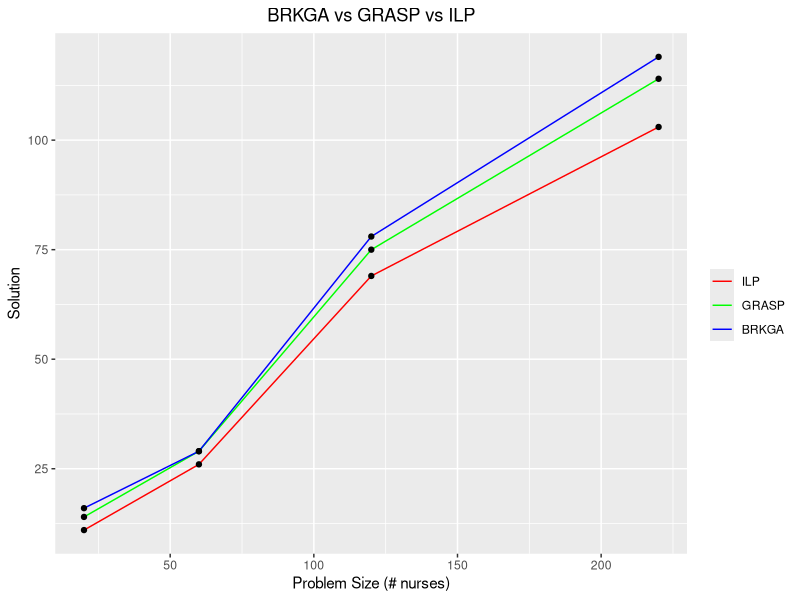
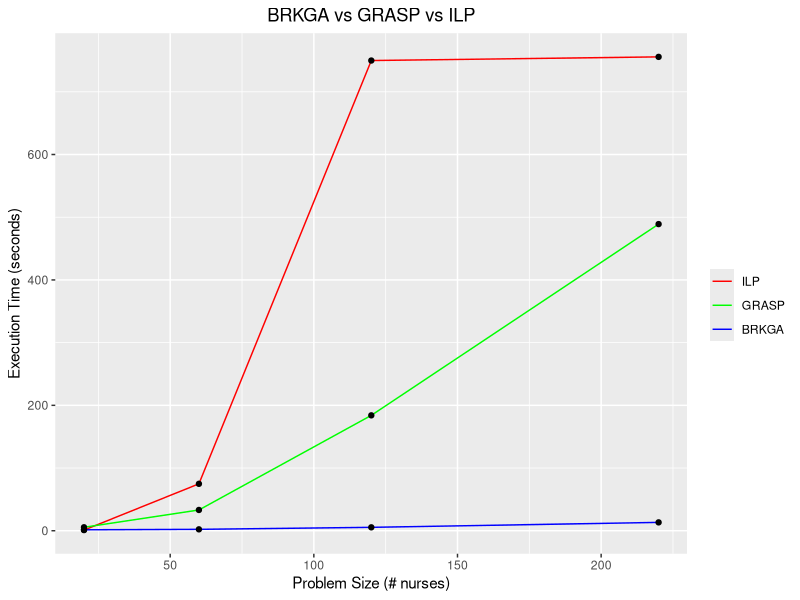
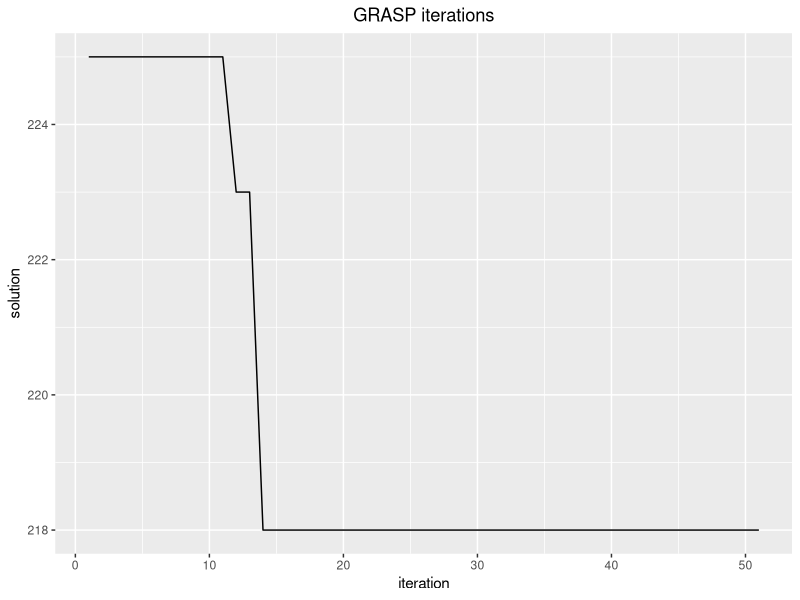
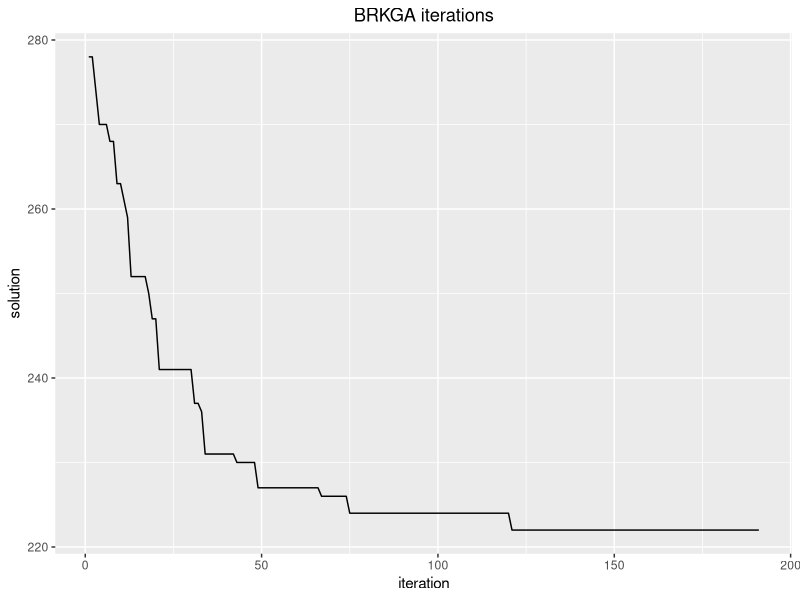
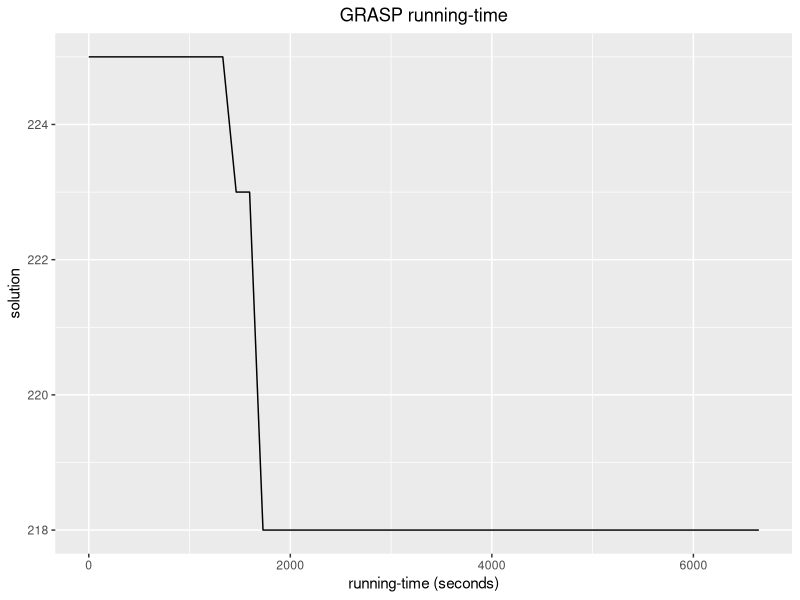
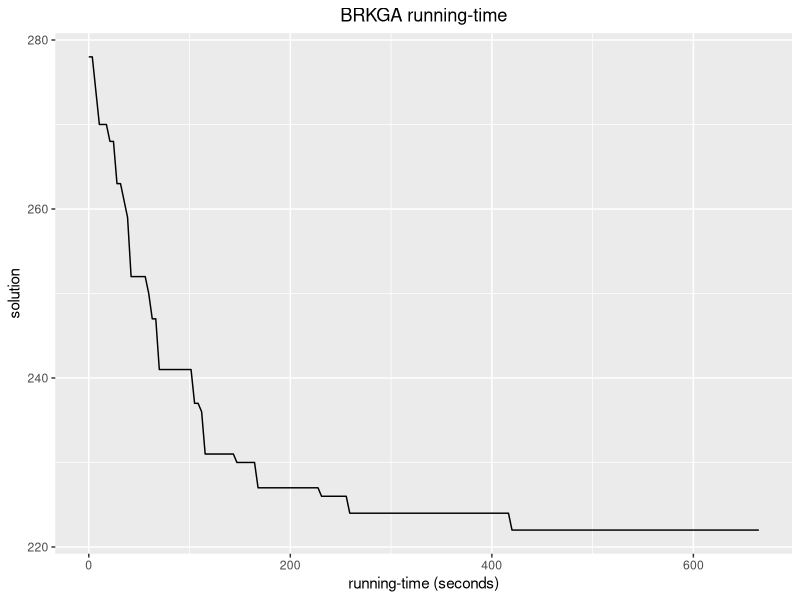

The R script that drew these images, in order: (Note: this script raises an error after producing the figures.)
install.packages("ggplot2")
library(ggplot2)

# grasp parameters
alpha <- .4
iteration <- 20

#BRKGA parameters
mutant <- .2
elite <- .2
inheritance <- .6
numIndividual <- c(100,300) # a = 5. n = size of chromsomoe
numGeneration <- 100

#size of dataset
nNurses <- c(20,60,120)
minHours <- c(5,4,4)
maxHours <- c(9,10,10)
maxConsec <- c(3,4,5)
maxPresence <- c(14,12,12)

#------ OPL vs Grasp vs Brkga ------#
size <- c(20,60,120,220)

olpTime <- c(1.03,74.81,749.86,755.69)
olpSol <- c(11,26,69,103)
 
graspTime <- c(5.5,33.1,184.0,489)
graspSol <- c(14,29,75,114)

brkgaTime <- c(1.5,2.2,5.4,13.3)
brkgaSol <- c(16,29,78,119)

# solution chart
compareSolDF <- data.frame(size,olpSol,graspSol,brkgaSol)
ggplot(compareSolDF, aes(size)) + # basic graphical object
  geom_line(aes(y=olpSol, colour="ILP")) +  # first layer
  geom_line(aes(y=graspSol, colour="GRASP")) + # second layer
  geom_line(aes(y=brkgaSol, colour="BRKGA")) + # second layer
  ylab("Solution") + xlab("Problem Size (# nurses)") + 
  labs(title="BRKGA vs GRASP vs ILP")+
  scale_colour_manual("", 
                    breaks = c("ILP", "GRASP", "BRKGA"),
                    values = c("red", "green", "blue"))+
  theme(plot.title = element_text(hjust = 0.5))+geom_point(aes(y=olpSol))+
  geom_point(aes(y=graspSol))+geom_point(aes(y=brkgaSol))


#time chart
compareTimeDF <- data.frame(size,olpTime,graspTime,brkgaTime)
ggplot(compareTimeDF, aes(size)) + # basic graphical object
  geom_line(aes(y=olpTime, colour="ILP")) +  # first layer
  geom_line(aes(y=graspTime, colour="GRASP")) + # second layer
  geom_line(aes(y=brkgaTime, colour="BRKGA")) + # second layer
  ylab("Execution Time (seconds)") + xlab("Problem Size (# nurses)") + 
  labs(title="BRKGA vs GRASP vs ILP")+
  scale_colour_manual("", 
                      breaks = c("ILP", "GRASP", "BRKGA"),
                      values = c("red", "green", "blue"))+
  theme(plot.title = element_text(hjust = 0.5)) +geom_point(aes(y=olpTime))+
  geom_point(aes(y=graspTime))+geom_point(aes(y=brkgaTime))
  

#------ Grasp vs Brkga ------#
#solB <- c(1134, 1098, 1076, 1050, 1029, 1029, 1003, 990, 990, 974, 969, 969, 961, 956, 951, 951, 950, 949, 949, 929, 916, 916, 916, 916, 916, 913, 913, 912, 907, 907, 904, 904, 904, 904, 898, 897, 897, 897, 896, 888, 888, 888, 887, 883, 883, 883, 883, 883, 883, 883, 883, 883, 883, 883, 883, 883, 880, 880, 880, 880, 880, 878, 878, 875, 875, 875, 875, 875, 872, 872, 871, 871, 871, 868, 868, 864, 863, 863, 863, 863, 863, 863, 862, 862, 862, 860, 859, 859, 859, 859, 858, 857, 856, 856, 856, 855, 855, 855, 855, 855, 855, 854, 854, 852, 852, 852, 852, 852, 852, 852, 852, 852, 851, 850, 850, 850, 848, 848, 848, 848, 848, 848, 848, 848, 846, 846, 846, 843, 843, 843, 843, 843, 843, 843, 843, 842, 842, 839, 839, 839, 839, 839, 837, 837, 837, 837, 837, 837, 836, 836, 836, 836, 836, 834, 834, 834, 834, 834, 834, 834, 833, 833, 833, 833, 833, 833, 833, 833, 831, 831, 831, 831, 831, 831, 830, 830, 830, 830, 830, 830, 830, 828, 828, 826, 826, 826, 826, 826, 826, 826, 826, 826, 826, 826, 825, 824, 822, 822, 822, 822, 822, 822, 822, 822, 822, 822, 821, 821, 820, 820, 820, 820, 820, 820, 820, 820, 820, 820, 820, 820, 820, 819, 819, 819, 819, 819, 819, 819, 819, 818, 818, 818, 818, 818, 818, 818, 818, 818, 818, 818, 818, 818, 818, 818, 818, 818, 818, 818, 818, 817, 817, 817, 817, 817, 817, 817, 817, 817, 817, 817, 817, 817, 817, 817, 817, 817, 817, 817, 817, 817, 817, 817, 817, 817, 817, 817, 817, 817, 816, 816, 816, 816, 816, 816, 816, 816, 816, 816, 816, 816, 816, 816, 816, 816, 816, 816, 816, 816, 816, 816, 816, 816, 816, 816, 816, 816, 816, 816, 815, 815, 815, 815, 815, 814, 814, 814, 814, 814, 814, 813, 813, 813, 813, 813, 813, 813, 813, 813, 813, 813, 813, 813, 813, 813, 813, 813, 813, 813, 813, 813, 813, 813, 813, 813, 813, 809, 809, 809, 809, 809, 809, 808, 808, 808, 808, 808, 808, 808, 808, 808, 808, 808, 808, 808, 808, 808, 808, 808, 808, 808, 808, 808, 808, 808, 808, 808, 808, 808, 808, 808, 808, 808, 808, 808, 808, 808, 808, 808, 808, 808, 808, 808, 808, 808, 808, 808, 808, 808, 808, 808, 808, 808, 808, 808, 808, 808, 808, 808, 808, 808, 808, 808, 808, 808, 808, 808, 808, 808, 808, 808, 808, 807, 807, 807, 807, 807, 807, 807, 807, 807, 807, 807, 807, 807, 807, 807, 807, 807, 807, 807, 807, 807, 807, 807, 807, 807, 807, 807, 807, 807, 807, 807, 807, 807, 807, 807, 807, 807, 807, 807, 807, 807, 807, 807, 806, 806, 806, 806, 806, 806, 806, 806, 806, 806, 806, 806, 806, 806, 806, 806, 805, 805, 805, 805, 805, 805, 805, 805, 805, 805, 801, 801, 801, 801, 801, 801, 801, 801, 801,801)
#rtimeB <- seq(from = 0, to = 899, by = 1.8)

solG <- c(225,225,225,225,225,225,225,225,225,225,225,223,223,218,218,218,218,218,218,218,218,218,218,218,218,218,218,218,218,218,218,218,218,218,218,218,218,218,218,218,218,218,218,218,218,218,218,218,218,218,218)
rtimeG <- seq(from = 0, to = 6780, by = 133)
iterationsG <- 1:51
iterationsB <- 1:191

solB <- c(278,278,274,270,270,270,268,268,263,263,261,259,252,252,252,252,252,250,247,247,241,241,241,241,241,241,241,241,241,241,237,237,236,231,231,231,231,231,231,231,231,231,230,230,230,230,230,230,227,227,227,227,227,227,227,227,227,227,227,227,227,227,227,227,227,227,226,226,226,226,226,226,226,226,224,224,224,224,224,224,224,224,224,224,224,224,224,224,224,224,224,224,224,224,224,224,224,224,224,224,224,224,224,224,224,224,224,224,224,224,224,224,224,224,224,224,224,224,224,224,222,222,222,222,222,222,222,222,222,222,222,222,222,222,222,222,222,222,222,222,222,222,222,222,222,222,222,222,222,222,222,222,222,222,222,222,222,222,222,222,222,222,222,222,222,222,222,222,222,222,222,222,222,222,222,222,222,222,222,222,222,222,222,222,222,222,222,222,222,222,222)
rtimeB <- seq(from = 0, to = 667, by = 3.5)

#iterations df for grasp
iterationsDF <- data.frame(solG,iterationsG)
ggplot(iterationsDF, aes(iterationsG)) +
  geom_line(aes(y=solG)) +
  ylab("solution")+xlab("iteration")+
  labs(title="GRASP iterations")+ 
  theme(plot.title = element_text(hjust = 0.5))

#iterations df for BRKGA
iterationsDF <- data.frame(solB,iterationsB)
ggplot(iterationsDF, aes(iterationsB)) +
  geom_line(aes(y=solB)) +
  ylab("solution")+xlab("iteration")+
  labs(title="BRKGA iterations")+ 
  theme(plot.title = element_text(hjust = 0.5))

#running time df for BRKGA
rtimeDF <- data.frame(solG,rtimeG)
ggplot(rtimeDF, aes(rtimeG)) +
  geom_line(aes(y=solG)) +
  ylab("solution")+xlab("running-time (seconds)")+
  labs(title="GRASP running-time")+ 
  theme(plot.title = element_text(hjust = 0.5))

#running time df for BRKGA
rtimeDF <- data.frame(solB,rtimeB)
ggplot(rtimeDF, aes(rtimeB)) +
  geom_line(aes(y=solB)) +
  ylab("solution")+xlab("running-time (seconds)")+
  labs(title="BRKGA running-time")+ 
  theme(plot.title = element_text(hjust = 0.5))

#------ BRKGA ------#
elite <- c(.1,.25,.2,.1,.2,.25,.8,.4,.1)
mutant <- c(.1,.3,.2,.2,.1,.1,.1,.4,.8)
Inheritance <- c(.5,.8,.6,.6,.8,.6,.9,.5,.1)

brkgaresults <- c()
plot(x = brkgaresults,xlab = "parameters",ylab = "solution", main ="BRKGA Parameter Comparison", col = 'blue')


#------ GRASP ------#
alpha <- c(0,.1,.2,.3,.4,.5,.6,.7,.8,.9,1.0)
graspResults <- c(65.27,66.7,66.36,66.36,64.5,65.36,63.5,84.18,74.6,82.7,71)

gDF <- data.frame(alpha,graspResults)
ggplot(gDF, aes(alpha)) +
      geom_line(aes(y=graspResults)) +
      geom_point(aes(y=graspResults)) +
      scale_x_continuous(breaks=alpha) +
      ylab("solution")+xlab("alpha")+
      labs(title="GRASP performance with varying alpha")+ 
      theme(plot.title = element_text(hjust = 0.5))
      


